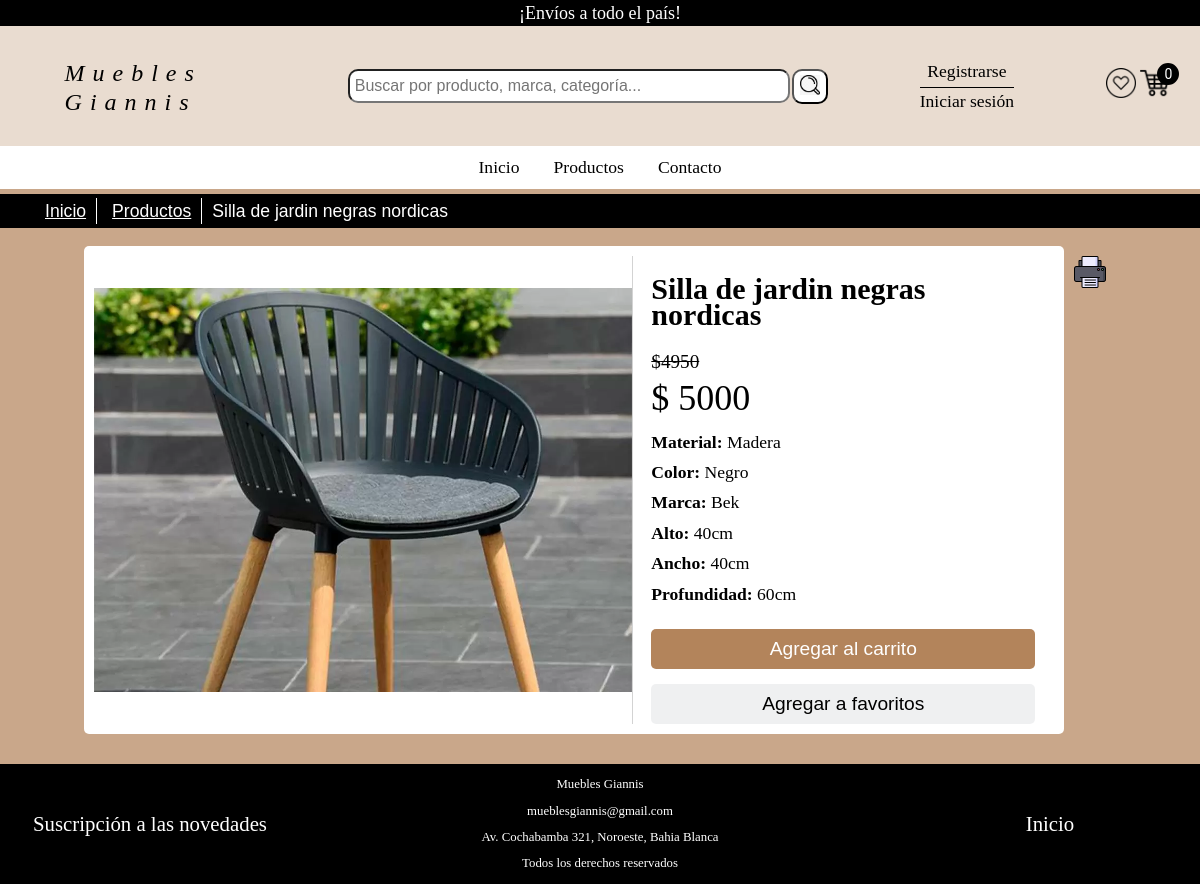
The app's page /vistas/detalleArticulo.php?art=jasi2 with its own data.
### tables this page shows
CREATE TABLE `producto` (
  `id` int(255) NOT NULL,
  `codigo` varchar(10) NOT NULL,
  `descripcion` varchar(50) NOT NULL,
  `material` varchar(100) NOT NULL,
  `color` varchar(20) NOT NULL,
  `caracteristicas` varchar(500) NOT NULL,
  `marca` varchar(30) NOT NULL,
  `stock` int(6) NOT NULL,
  `precio` decimal(6,0) NOT NULL,
  `id_categoria` int(100) NOT NULL,
  `id_subcategoria` int(100) NOT NULL,
  `descuento` tinyint(2) NOT NULL DEFAULT 0
);

CREATE TABLE `imagen_productos` (
  `id` int(255) NOT NULL,
  `id_producto` int(255) NOT NULL,
  `destination` varchar(255) NOT NULL,
  `portada` tinyint(4) NOT NULL
);

### vistas/detalleArticulo.php (the view, shortened to what this page needs)
<?php
    include_once  "encabezado.php";
    include_once "pie.php";
	$ruta = "<ol class='ruta'>
				<li><a href='index.php'>Inicio</a></li>
	";
	$categoria = isset($_GET["categoria"])? $_GET["categoria"] : null;
	$subcategoria = isset($_GET["subcategoria"])? $_GET["subcategoria"]: null;
	if ($categoria != null){
		$ruta .= "<li><a href='subcategoria.php?categoria=$categoria'>Subcategorías</a></li>
			  	  <li><a href='productos.php?cate=$categoria&sub=$subcategoria'>Productos</a></li>
		";
	}
	else{
		$ruta .= "<li><a href='productos.php?productos=todos'>Productos</a></li>";
	}
	if (isset($_GET["art"])){
		$codigo = $_GET["art"] ;
		$rs = obtener_producto($codigo);
		foreach ($rs as $row) {
			$ruta .= "<li>{$row['descripcion']}</li>
				</ol>
			";
			$caracteristicas = $row["caracteristicas"];
			$arreglo_caracteristicas = explode (',', $caracteristicas);
			$id = $row["id"];
			$parrafo_caracteristica = "";
			for ($i=0; $i<count($arreglo_caracteristicas); $i++){
				$posicion = stripos ($arreglo_caracteristicas[$i],':');
				$caracteristica = substr($arreglo_caracteristicas[$i], 0, $posicion+1);
				$caracteristica = ucfirst($caracteristica);
				$detalle = substr($arreglo_caracteristicas[$i], $posicion+2, strlen($arreglo_caracteristicas[$i]));
				$caracteristica = "<b> $caracteristica </b>";
				$parrafo_caracteristica .= "<p> $caracteristica $detalle </p><br>";
			}
			if($row["stock"] == 0){
				$stock .= "
					<p>Lo sentimos, no poseemos stock de este artículo.
						Si desea saber cuando volverá a tener stock suscríbase a las novedades.
						Gracias.
					</p>
				";
			}
			else{
				$botones = "
					<input type='button' id='btn-enviar' onclick='agregarProducto($id)' class='btn' value='Agregar al carrito'>
					<input type='button' id='btn-fav' onclick='agregarFavorito($id)' class='btn' value='Agregar a favoritos'>
				";
			}
			$path = obtener_imagen_producto($id);
			$contenedor_articulo = "
				<div class='contenedor'>
					<div id='cont-images'>
						<img src='../$path' class='img-cat' title='Producto en detalle' alt='{$row["descripcion"]}'>
					</div>
					<div id='cont-descripcion'>
						<div class='cont-fund'>
							<input type='hidden' name='codigoImagen' value='$codigo'>
							<h1>{$row["descripcion"]}</h1>
			";
			if ($row["descuento"] != 0){
				$precio_descuento = $row["precio"] - ($row["precio"]*$row["descuento"]/100);
				$contenedor_articulo .=  "
					<h3 class='precio'>
						$". $precio_descuento ."
					</h3>
					<h2 id='precio'  title='El precio es: $".$row["precio"]."'>$ {$row["precio"]}</h2>
				";
			}
			else{
				$contenedor_articulo .= "
					<h2 id='precio' title='El precio es: $".$row["precio"]."'>$ {$row["precio"]}</h2>
					<input type='hidden' name='precio' value='{$row["precio"]}' />
				";
			}
			$contenedor_articulo .="
				</div>
				<div class='carac-prod'>
					<div id='carac' title='Caracteristicas'>
						<p><b>Material: </b>" .  $row["material"] . "</p><br>
						<p><b>Color:</b> " . $row["color"] . " </p><br>
						<p><b>Marca:</b> " . $row["marca"].  "</p><br>
						$parrafo_caracteristica
					</div>
				</div>
			";
			if($row["stock"] == 0){
				$contenedor_articulo .= "";
			}
			else{
				$contenedor_articulo .= $botones;
			}
			$contenedor_articulo .=	"
					</div>
				</div>
				<a href='javascript:window.print()' id='btn-imp' title='Imprimir listado'>
					<img src='../images/iconos/logo_imprimir.png' id='imprimir' title='Imprimir listado' alt='icono imprimir.'>
				</a>
			";
		}
	}
?>
<!DOCTYPE html>
<html lang="es">
<head>
	<link rel="stylesheet" type="text/css" href="../assets/css/estilos.css" media="screen">
</head>
<body>
	<header>
    	<?= imprimir_encabezado($encabezado, $encabezado_mobile); ?>
	</header>
    <main id="main">
		<?= $ruta ?>
		<?= $contenedor_articulo ?>
	</main>
	<footer id="pie">
		<?= $pie; ?>
	</footer>
</body>
</html>

### assets/css/estilos.css (style rules this page uses)
body { font-family: "Salesforce Sans", serif; font-size: 1.1rem; line-height: 1.5em; margin: 0; height: 100%; }
main { background-color: rgba(147, 81, 22,0.5); padding-top: 5px; min-height: 70vh; }
#pie { display: flex; justify-content: space-between; background-color: black; color:white; height: 120px; align-items: center; }
a { text-decoration: none; color:#000; }
.img-cat { width: 230px; height: 230px; border-bottom: 0.1px solid rgba(205,205,205,0.7); }
.btn { height: 40px; width: 200px; cursor: pointer; font-size: 1.2rem; border-radius: 5px; background-color:white; border: none; }
#btn-imp { height: 30px; margin: 10px; }
.precio { text-align: center; font-weight: normal; font-size: 1.2rem; margin: 0; margin-top: 15px; }
.ruta { width: 100%; display: flex; margin-top: 0; background: #000; padding-left: 30px; max-height: 35px; }
.ruta li { list-style-type: none; padding: 0 10px; border-right: 1px solid white; margin: 4px 0; text-decoration: underline; color: white; font-family: museosans500,arial,sans-serif; }
.ruta li a { color: white; }

### vistas/detalleArticulo.php (style rules this page uses)
main { display:flex; justify-content: center; flex-wrap:wrap; }
#carac { padding:0; display:flex; flex-wrap:wrap; justify-content:start; }
.ruta li { margin-left:5px; }
.ruta li:last-child { margin-left: 0; border:none; text-decoration: none; }
.contenedor, .contenedor-vacio { display:flex; justify-content: center; flex-wrap: wrap; margin-bottom: 30px; padding: 10px; background-color: white; width: 80%; border-radius:5px; }
.contenedor h1 { font-size: 0.9em; }
.cont-fund h1 { font-size: 30px; font-weight:600; font-family: proxima-nova; }
.precio { display:flex; text-decoration:line-through; margin: 10px 0; }
#cont-images { width: 56%; display:flex; justify-content:center; background-color:white; border-right: 1px solid #D3D3D3; }
#cont-descripcion { background-color:white; width: 40%; margin: 0 auto; }
.img-cat { object-fit: contain; height: 100%; width: 100%; border-bottom: none; }
#carac p { width:100%; margin: 2px 0; }
#btn-enviar { margin-top:20px; width:100%; background: rgba(147, 81, 22,0.7); color: white; }
#precio { font-weight: 300; font-size: 36px; font-family: "Proxima Nova"; }
h2 { margin:0; }
.cont-fund { margin-bottom:15px; }
#btn-fav { width:100%; margin-top:15px; background-color: rgba(99,110,114, 0.1); color: black; }
#btn-imp img { border:0; width:32px; height:32px; }

### records on screen
producto: descripcion "Silla de jardin negras nordicas", id.destination (picture), precio_descuento "4950", precio "5000", material "Madera", color "Negro", marca "Bek", caracteristicas "Alto:", caracteristicas "40cm", caracteristicas "Ancho:", caracteristicas "Profundidad:", caracteristicas "60cm"

### other values on screen
$cantidad_carrito "0"
